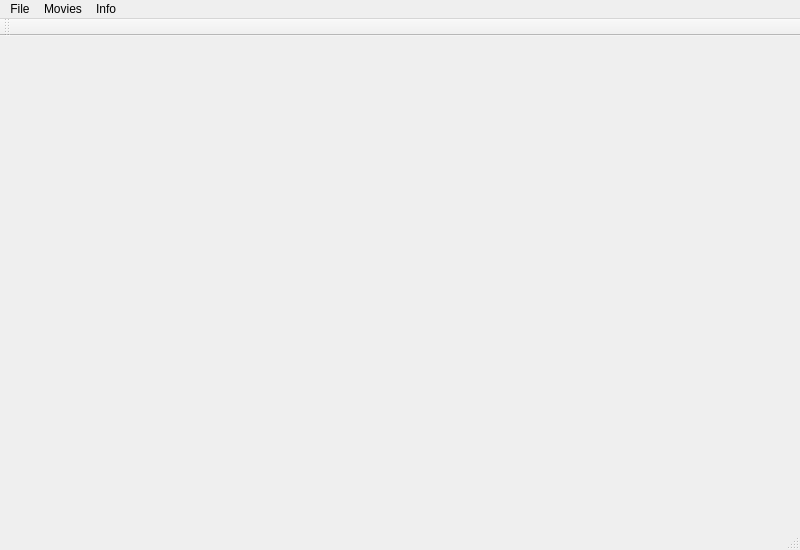
<?xml version="1.0" encoding="UTF-8"?>
<ui version="4.0">
 <class>MainWindow</class>
 <widget class="QMainWindow" name="MainWindow">
  <property name="geometry">
   <rect>
    <x>0</x>
    <y>0</y>
    <width>800</width>
    <height>550</height>
   </rect>
  </property>
  <property name="windowTitle">
   <string>IMDB Categorized</string>
  </property>
  <property name="windowIcon">
   <iconset resource="imdbResources.qrc">
    <normaloff>:/images/movie</normaloff>:/images/movie</iconset>
  </property>
  <widget class="QWidget" name="centralWidget">
   <layout class="QVBoxLayout" name="verticalLayout_2"/>
  </widget>
  <widget class="QMenuBar" name="menuBar">
   <property name="geometry">
    <rect>
     <x>0</x>
     <y>0</y>
     <width>800</width>
     <height>21</height>
    </rect>
   </property>
   <property name="defaultUp">
    <bool>false</bool>
   </property>
   <widget class="QMenu" name="menuFile">
    <property name="title">
     <string>File</string>
    </property>
   </widget>
   <widget class="QMenu" name="menuMovies">
    <property name="title">
     <string>Movies</string>
    </property>
   </widget>
   <widget class="QMenu" name="menuInfo">
    <property name="title">
     <string>Info</string>
    </property>
   </widget>
   <addaction name="menuFile"/>
   <addaction name="menuMovies"/>
   <addaction name="menuInfo"/>
  </widget>
  <widget class="QToolBar" name="mainToolBar">
   <attribute name="toolBarArea">
    <enum>TopToolBarArea</enum>
   </attribute>
   <attribute name="toolBarBreak">
    <bool>false</bool>
   </attribute>
  </widget>
  <widget class="QStatusBar" name="statusBar"/>
  <action name="actionExit">
   <property name="text">
    <string>Exit</string>
   </property>
   <property name="toolTip">
    <string>Exit</string>
   </property>
  </action>
  <action name="actionPreferences">
   <property name="icon">
    <iconset resource="imdbResources.qrc">
     <normaloff>:/images/prefs</normaloff>:/images/prefs</iconset>
   </property>
   <property name="text">
    <string>Preferences</string>
   </property>
   <property name="shortcut">
    <string>Ctrl+P</string>
   </property>
  </action>
  <action name="actionScan">
   <property name="icon">
    <iconset resource="imdbResources.qrc">
     <normaloff>:/images/movie</normaloff>:/images/movie</iconset>
   </property>
   <property name="text">
    <string>Scan</string>
   </property>
   <property name="toolTip">
    <string>Scan and Categorize</string>
   </property>
   <property name="shortcut">
    <string>Ctrl+N</string>
   </property>
  </action>
  <action name="actionRefresh_Internal_Movie_List">
   <property name="text">
    <string>Refresh Internal Movie List</string>
   </property>
   <property name="toolTip">
    <string>Refresh Movie List</string>
   </property>
  </action>
  <action name="actionView_Logs">
   <property name="checkable">
    <bool>true</bool>
   </property>
   <property name="icon">
    <iconset resource="imdbResources.qrc">
     <normaloff>:/images/logs</normaloff>:/images/logs</iconset>
   </property>
   <property name="text">
    <string>View Logs</string>
   </property>
   <property name="toolTip">
    <string>View Logs</string>
   </property>
   <property name="shortcut">
    <string>Ctrl+L</string>
   </property>
  </action>
  <action name="actionReclaim_Space">
   <property name="icon">
    <iconset resource="imdbResources.qrc">
     <normaloff>:/images/recycle</normaloff>:/images/recycle</iconset>
   </property>
   <property name="text">
    <string>Reclaim Space</string>
   </property>
   <property name="toolTip">
    <string>Reclaim Space</string>
   </property>
  </action>
  <action name="actionView_Remaining_Movies">
   <property name="checkable">
    <bool>true</bool>
   </property>
   <property name="icon">
    <iconset resource="imdbResources.qrc">
     <normaloff>:/images/fix</normaloff>:/images/fix</iconset>
   </property>
   <property name="text">
    <string>View Remaining Movies (Manual Fix)</string>
   </property>
   <property name="toolTip">
    <string>View Remaining Movies</string>
   </property>
   <property name="shortcut">
    <string>Ctrl+V</string>
   </property>
  </action>
  <action name="actionStop">
   <property name="icon">
    <iconset resource="imdbResources.qrc">
     <normaloff>:/images/Stop</normaloff>:/images/Stop</iconset>
   </property>
   <property name="text">
    <string>Stop</string>
   </property>
   <property name="toolTip">
    <string>Stop Scan</string>
   </property>
   <property name="shortcut">
    <string>Esc</string>
   </property>
  </action>
  <action name="actionView_Status">
   <property name="checkable">
    <bool>true</bool>
   </property>
   <property name="icon">
    <iconset resource="imdbResources.qrc">
     <normaloff>:/images/info</normaloff>:/images/info</iconset>
   </property>
   <property name="text">
    <string>Status</string>
   </property>
   <property name="toolTip">
    <string>View Status</string>
   </property>
   <property name="shortcut">
    <string>Ctrl+I</string>
   </property>
  </action>
  <action name="actionPush_Que">
   <property name="icon">
    <iconset resource="imdbResources.qrc">
     <normaloff>:/images/Push</normaloff>:/images/Push</iconset>
   </property>
   <property name="text">
    <string>Jump Que</string>
   </property>
   <property name="toolTip">
    <string>Jump Que</string>
   </property>
   <property name="shortcut">
    <string>Ctrl+J</string>
   </property>
  </action>
  <action name="actionRefresh_Categories">
   <property name="icon">
    <iconset resource="imdbResources.qrc">
     <normaloff>:/images/Categorise</normaloff>:/images/Categorise</iconset>
   </property>
   <property name="text">
    <string>Refresh Categories</string>
   </property>
   <property name="toolTip">
    <string>Refresh Categories</string>
   </property>
   <property name="shortcut">
    <string>Ctrl+R</string>
   </property>
  </action>
  <action name="actionMissing_Gallery_Pictures">
   <property name="checkable">
    <bool>true</bool>
   </property>
   <property name="icon">
    <iconset resource="imdbResources.qrc">
     <normaloff>:/images/photos</normaloff>:/images/photos</iconset>
   </property>
   <property name="text">
    <string>Missing Gallery Pictures</string>
   </property>
   <property name="toolTip">
    <string>Missing Gallery Pictures</string>
   </property>
   <property name="shortcut">
    <string>Ctrl+G</string>
   </property>
  </action>
 </widget>
 <layoutdefault spacing="6" margin="11"/>
 <resources>
  <include location="imdbResources.qrc"/>
 </resources>
 <connections>
  <connection>
   <sender>actionExit</sender>
   <signal>triggered()</signal>
   <receiver>MainWindow</receiver>
   <slot>close()</slot>
   <hints>
    <hint type="sourcelabel">
     <x>-1</x>
     <y>-1</y>
    </hint>
    <hint type="destinationlabel">
     <x>399</x>
     <y>299</y>
    </hint>
   </hints>
  </connection>
 </connections>
</ui>
